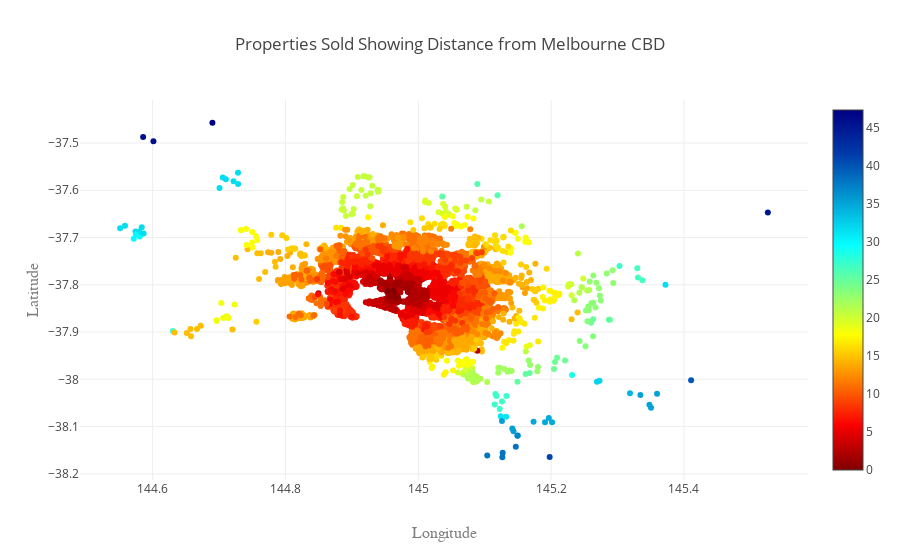

Notebook source saved alongside this figure:
### Code cell
#plotting the entries based on the distance from the city center
pl7 = go.Scatter(x = data6.Longtitude, 
                 y = data6.Lattitude, 
                 mode='markers',
                marker = dict(color = data6.Distance, colorscale='Jet', reversescale=True, showscale=True)
                )
layout7 = go.Layout(title='Properties Sold Showing Distance from Melbourne CBD',
                   xaxis=dict(title='Longitude',titlefont=dict(family='Courier New, monospace',size=16, color='#7f7f7f')),
                   yaxis=dict(title='Latitude',titlefont=dict(family='Courier New, monospace',size=16,color='#7f7f7f'))
                 )
fig7 = go.Figure(data=[pl7], layout=layout7)
iplot(fig7)

### Figure 1 — Plotly figure (JSON) as saved in the notebook; plotly's stock layout.template omitted (floating-point values rounded to 4 significant figures; data arrays with more than 128 entries replaced by an {"elided": "..."} marker saying what was removed)
{"data": [{"marker": {"color": {"elided": "6475 float values"}, "colorscale": "Jet", "reversescale": true, "showscale": true}, "mode": "markers", "type": "scatter", "x": {"elided": "6475 float values"}, "y": {"elided": "6475 float values"}}], "layout": {"title": "Properties Sold Showing Distance from Melbourne CBD", "xaxis": {"title": "Longitude", "titlefont": {"color": "#7f7f7f", "family": "Courier New, monospace", "size": 16}}, "yaxis": {"title": "Latitude", "titlefont": {"color": "#7f7f7f", "family": "Courier New, monospace", "size": 16}}}}
